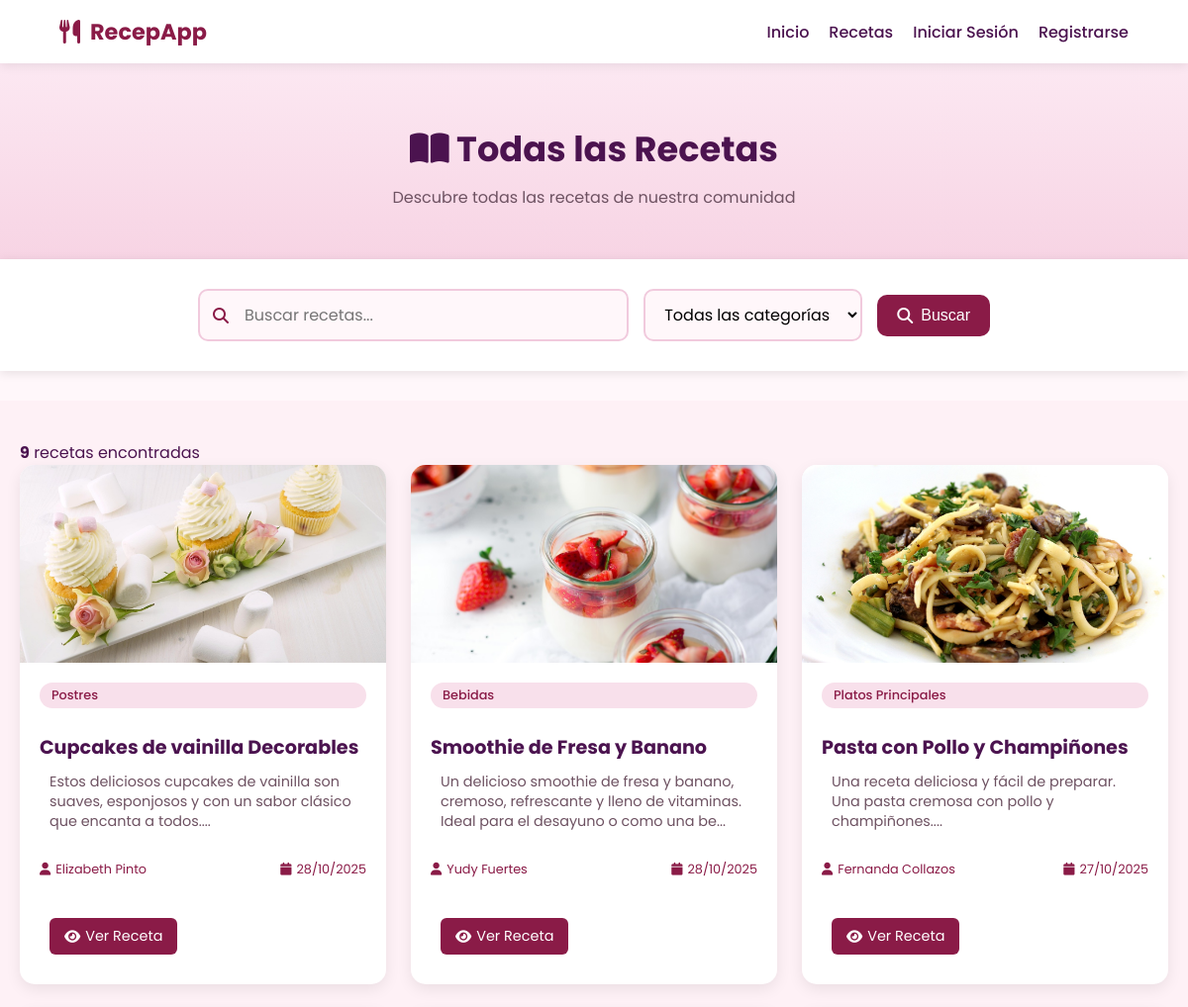
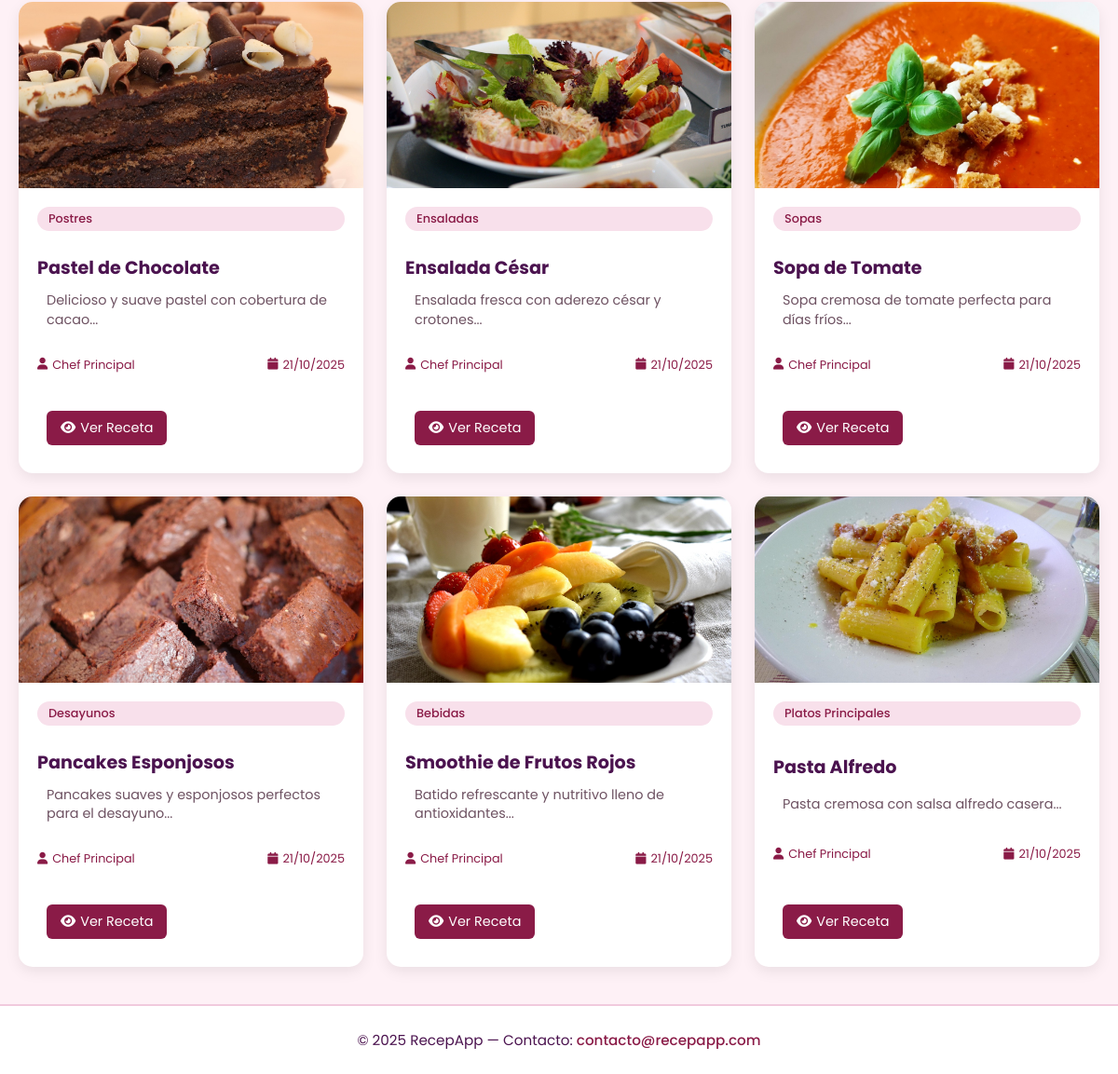
Page /index.php?controller=RecetaController&action=index on the committed database (2 pictures, top to bottom).
### tables this page shows
CREATE TABLE `recetas` (
  `id` int(11) NOT NULL AUTO_INCREMENT,
  `titulo` varchar(200) NOT NULL,
  `descripcion` text DEFAULT NULL,
  `ingredientes` text NOT NULL,
  `instrucciones` text NOT NULL,
  `imagen` varchar(255) DEFAULT NULL,
  `categoria_id` int(11) DEFAULT NULL,
  `usuario_id` int(11) DEFAULT NULL,
  `fecha_creacion` timestamp NOT NULL DEFAULT current_timestamp(),
  PRIMARY KEY (`id`),
  KEY `categoria_id` (`categoria_id`),
  KEY `usuario_id` (`usuario_id`),
  CONSTRAINT `recetas_ibfk_1` FOREIGN KEY (`categoria_id`) REFERENCES `categorias` (`id`),
  CONSTRAINT `recetas_ibfk_2` FOREIGN KEY (`usuario_id`) REFERENCES `usuarios` (`id`)
);

CREATE TABLE `categorias` (
  `id` int(11) NOT NULL AUTO_INCREMENT,
  `nombre` varchar(100) NOT NULL,
  PRIMARY KEY (`id`)
);

CREATE TABLE `usuarios` (
  `id` int(11) NOT NULL AUTO_INCREMENT,
  `nombre` varchar(100) NOT NULL,
  `correo` varchar(150) NOT NULL,
  `contraseña` varchar(255) NOT NULL,
  `fecha_registro` timestamp NOT NULL DEFAULT current_timestamp(),
  PRIMARY KEY (`id`),
  UNIQUE KEY `correo` (`correo`)
);

### app/controllers/RecetaController.php (called while the page is built, shortened)
<?php
class RecetaController
{
    public function index(): void
    {
        $busqueda = isset($_GET['busqueda']) && is_string($_GET['busqueda'])
            ? trim($_GET['busqueda'])
            : '';
        $categoria_id = intval($_GET['categoria'] ?? 0);
        $recetas    = Receta::buscar($busqueda, $categoria_id);
        require APP_PATH . '/views/recetas/index.php';
    }
}

### app/models/Receta.php (called while the page is built, shortened)
<?php
class Receta
{
    public static function buscar(string $busqueda, int $categoriaId): array
    {
        $conexion = Database::getConexion();
        $sql = "SELECT r.*, c.nombre as categoria_nombre, u.nombre as usuario_nombre
                FROM recetas r
                LEFT JOIN categorias c ON r.categoria_id = c.id
                LEFT JOIN usuarios u ON r.usuario_id = u.id
                WHERE 1=1";
        $sql .= " ORDER BY r.fecha_creacion DESC";
        $stmt = $conexion->prepare($sql);
        $stmt->execute();
        $resultado = $stmt->get_result()->fetch_all(MYSQLI_ASSOC);
        return $resultado;
    }
}

### app/core/Helpers.php (called while the page is built, shortened)
<?php
function base_url(): string
{
    static $base = null;
    if ($base === null) {
        $base = rtrim(str_replace('\\', '/', dirname($_SERVER['SCRIPT_NAME'] ?? '')), '/');
    }
    return $base;
}
function url(string $path = ''): string
{
    return base_url() . ($path ? '/' . ltrim($path, '/') : '/');
}
function asset(string $path): string
{
    return base_url() . '/' . ltrim($path, '/');
}
function obtenerUrlImagen(?string $nombre_imagen): string
{
    return asset('img/' . $nombre_imagen);
}
function route(string $controlador, string $accion, array $params = []): string
{
    $query = array_merge(['controller' => $controlador, 'action' => $accion], $params);
    return url('index.php') . '?' . http_build_query($query);
}

### app/views/recetas/index.php (the view, shortened to what this page needs)
<?php require APP_PATH . '/views/partials/header.php'; ?>
<section class="page-header">
  <h2><i class="fas fa-book-open"></i> Todas las Recetas</h2>
  <p>Descubre todas las recetas de nuestra comunidad</p>
</section>
<section class="filtros">
  <div class="filtros-container">
    <form method="GET" class="filtros-form">
      <div class="search-box">
        <i class="fas fa-search"></i>
        <input type="text" name="busqueda" id="busqueda"
               value="<?php echo htmlspecialchars($busqueda); ?>"
               placeholder="Buscar recetas...">
      </div>
      <select name="categoria" id="categoria">
        <option value="0">Todas las categorías</option>
      </select>
      <button type="submit" class="btn-buscar">
        <i class="fas fa-search"></i> Buscar
      </button>
    </form>
  </div>
</section>
<section class="recetas-lista">
  <?php if (count($recetas) > 0): ?>
    <div class="resultados-info">
      <p>
        <strong><?php echo count($recetas); ?></strong>
        receta<?php echo count($recetas) != 1 ? 's' : ''; ?> encontrada<?php echo count($recetas) != 1 ? 's' : ''; ?>
      </p>
    </div>
    <div class="recetas-grid">
      <?php foreach ($recetas as $receta): ?>
        <div class="card">
          <img src="<?php echo obtenerUrlImagen($receta['imagen']); ?>"
               alt="<?php echo htmlspecialchars($receta['titulo']); ?>"
               onerror="this.src='<?php echo asset('img/placeholder.jpg'); ?>'">
          <div class="card-content">
            <span class="categoria-badge"><?php echo htmlspecialchars($receta['categoria_nombre']); ?></span>
            <h4><?php echo htmlspecialchars($receta['titulo']); ?></h4>
            <p class="descripcion"><?php echo substr(htmlspecialchars($receta['descripcion']), 0, 120); ?>...</p>
            <div class="card-meta">
              <span><i class="fas fa-user"></i> <?php echo htmlspecialchars($receta['usuario_nombre']); ?></span>
              <span><i class="fas fa-calendar"></i> <?php echo date('d/m/Y', strtotime($receta['fecha_creacion'])); ?></span>
            </div>
            <div class="card-actions">
              <a href="<?php echo route('RecetaController', 'show', ['id' => $receta['id']]); ?>" class="btn-ver">
                <i class="fas fa-eye"></i> Ver Receta
              </a>
            </div>
          </div>
        </div>
      <?php endforeach; ?>
    </div>
  <?php endif; ?>
</section>
<?php require APP_PATH . '/views/partials/footer.php'; ?>

### public/css/style.css (style rules this page uses)
* { margin: 0; padding: 0; box-sizing: border-box; }
body { font-family: "Poppins", sans-serif; background-color: #fff7fa; color: #4b134f; overflow-x: hidden; }
.recetas-grid { display: grid; grid-template-columns: repeat(auto-fit, minmax(250px, 1fr)); gap: 25px; align-items: stretch; }
.card { background: #fff; border-radius: 20px; overflow: hidden; box-shadow: 0 3px 10px rgba(0, 0, 0, 0.08); transition: 0.3s; }
.card img { width: 100%; height: 180px; object-fit: cover; }
.card h4 { margin: 15px 0 5px; color: #8a1b47; }
.card p { padding: 0 10px 15px; color: #6e5262; }
.btn-ver { display: inline-block; background: #8a1b47; color: white; padding: 8px 15px; border-radius: 8px; text-decoration: none; margin: 10px; font-size: 0.9rem; transition: 0.3s; }
.page-header { text-align: center; padding: 60px 20px 30px; background: linear-gradient(180deg, #fce8f2, #f7d4e4); }
.page-header h2 { font-size: 2.2rem; color: #4b134f; margin-bottom: 10px; }
.page-header p { color: #6e5262; margin-bottom: 20px; }
.filtros { padding: 30px 20px; background: #fff; }
.filtros-form { display: flex; gap: 15px; flex-wrap: wrap; justify-content: center; align-items: end; max-width: 800px; margin: 0 auto; }
.recetas-lista { padding: 40px 20px; background: #fef1f6; }
.recetas-grid { display: grid; grid-template-columns: repeat(auto-fill, minmax(300px, 1fr)); gap: 25px; max-width: 1200px; margin: 0 auto; }
.card-content { padding: 20px; }
.categoria-badge { background: #f8e0eb; color: #8a1b47; padding: 4px 12px; border-radius: 20px; font-size: 0.8rem; display: inline-block; margin-bottom: 10px; }
.descripcion { color: #6e5262; margin-bottom: 15px; line-height: 1.4; }
.card-meta { display: flex; justify-content: space-between; font-size: 0.8rem; color: #8a1b47; margin-bottom: 15px; }
.card-actions { display: flex; gap: 10px; flex-wrap: wrap; }
.card-actions { display: flex; gap: 10px; flex-wrap: wrap; justify-content: space-between; align-items: center; margin-top: 15px; }
.card-actions .btn-ver { background: #8a1b47; color: white; padding: 8px 15px; border-radius: 6px; text-decoration: none; font-size: 0.9rem; transition: 0.3s; display: inline-flex; align-items: center; gap: 5px; }
.card { background: #fff; border-radius: 15px; overflow: hidden; box-shadow: 0 5px 15px rgba(0,0,0,0.08); transition: all 0.3s ease; position: relative; }
.card img { width: 100%; height: 200px; object-fit: cover; }
.categoria-badge { background: #f8e0eb; color: #8a1b47; padding: 4px 12px; border-radius: 20px; font-size: 0.8rem; display: inline-block; margin-bottom: 10px; font-weight: 500; }
.card h4 { color: #4b134f; margin-bottom: 10px; font-size: 1.2rem; }
.descripcion { color: #6e5262; margin-bottom: 15px; line-height: 1.4; font-size: 0.9rem; }
.card-meta { display: flex; justify-content: space-between; font-size: 0.8rem; color: #8a1b47; margin-bottom: 15px; flex-wrap: wrap; gap: 10px; }
.card-meta span { display: flex; align-items: center; gap: 5px; }
.filtros { background: #fff; padding: 30px 20px; box-shadow: 0 2px 10px rgba(0,0,0,0.1); margin-bottom: 30px; }
.filtros-container { max-width: 800px; margin: 0 auto; }
.filtros-form { display: flex; gap: 15px; align-items: center; flex-wrap: wrap; justify-content: center; }
.search-box { position: relative; flex: 1; min-width: 250px; }
.search-box i { position: absolute; left: 15px; top: 50%; transform: translateY(-50%); color: #8a1b47; }
.search-box input { width: 100%; padding: 12px 15px 12px 45px; border: 2px solid #f1cadd; border-radius: 10px; font-size: 1rem; font-family: "Poppins", sans-serif; transition: all 0.3s ease; background: #fff7fa; }
.filtros-form select { padding: 12px 15px; border: 2px solid #f1cadd; border-radius: 10px; font-size: 1rem; font-family: "Poppins", sans-serif; background: #fff7fa; min-width: 200px; cursor: pointer; }
.btn-buscar { background: #8a1b47; color: white; border: none; padding: 12px 20px; border-radius: 10px; font-size: 1rem; cursor: pointer; transition: all 0.3s ease; display: flex; align-items: center; gap: 8px; }
.recetas-grid { display: grid; grid-template-columns: repeat(auto-fill, minmax(300px, 1fr)); gap: 25px; align-items: stretch; }
.card { display: flex; flex-direction: column; height: 100%; }
.card-content { flex-grow: 1; display: flex; flex-direction: column; justify-content: space-between; }
.recetas-grid { display: grid; grid-template-columns: repeat(auto-fit, minmax(300px, 1fr)); gap: 25px; align-items: stretch; }

### rows in the picture
recetas: imagen (picture), categoria.nombre "Postres", titulo "Cupcakes de vainilla Decorables", descripcion "Estos deliciosos cupcakes de vainilla son suaves, esponjosos y con un sabor clásico que encanta a todos.", usuario.nombre "Elizabeth Pinto", fecha_creacion "28/10/2025"
recetas: imagen (picture), categoria.nombre "Bebidas", titulo "Smoothie de Fresa y Banano", descripcion "Un delicioso smoothie de fresa y banano, cremoso, refrescante y lleno de vitaminas. Ideal para el desayuno o como una be", usuario.nombre "Yudy Fuertes", fecha_creacion "28/10/2025"
recetas: imagen (picture), categoria.nombre "Platos Principales", titulo "Pasta con Pollo y Champiñones", descripcion "Una receta deliciosa y fácil de preparar. Una pasta cremosa con pollo y champiñones.", usuario.nombre "Fernanda Collazos", fecha_creacion "27/10/2025"
recetas: imagen (picture), categoria.nombre "Postres", titulo "Pastel de Chocolate", descripcion "Delicioso y suave pastel con cobertura de cacao", usuario.nombre "Chef Principal", fecha_creacion "21/10/2025"
recetas: imagen (picture), categoria.nombre "Ensaladas", titulo "Ensalada César", descripcion "Ensalada fresca con aderezo césar y crotones", usuario.nombre "Chef Principal", fecha_creacion "21/10/2025"
recetas: imagen (picture), categoria.nombre "Sopas", titulo "Sopa de Tomate", descripcion "Sopa cremosa de tomate perfecta para días fríos", usuario.nombre "Chef Principal", fecha_creacion "21/10/2025"
recetas: imagen (picture), categoria.nombre "Desayunos", titulo "Pancakes Esponjosos", descripcion "Pancakes suaves y esponjosos perfectos para el desayuno", usuario.nombre "Chef Principal", fecha_creacion "21/10/2025"
recetas: imagen (picture), categoria.nombre "Bebidas", titulo "Smoothie de Frutos Rojos", descripcion "Batido refrescante y nutritivo lleno de antioxidantes", usuario.nombre "Chef Principal", fecha_creacion "21/10/2025"
recetas: imagen (picture), categoria.nombre "Platos Principales", titulo "Pasta Alfredo", descripcion "Pasta cremosa con salsa alfredo casera", usuario.nombre "Chef Principal", fecha_creacion "21/10/2025"

### other values in the picture
count($recetas) "9"
